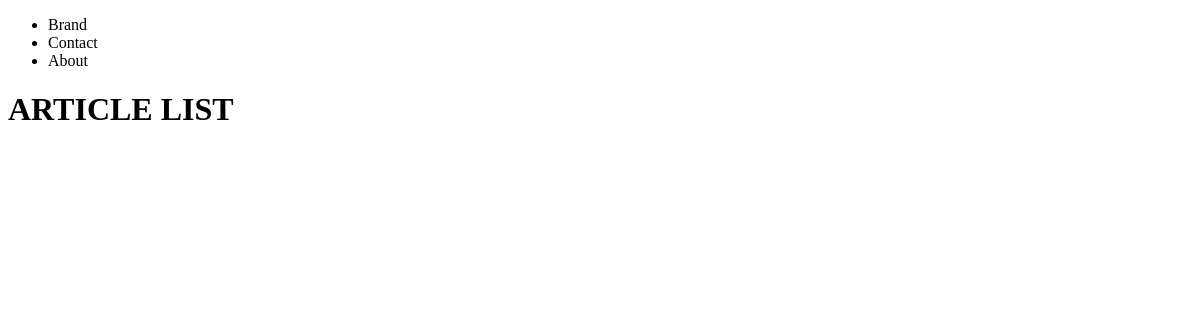
The page /blog/ on the database as committed earlier.
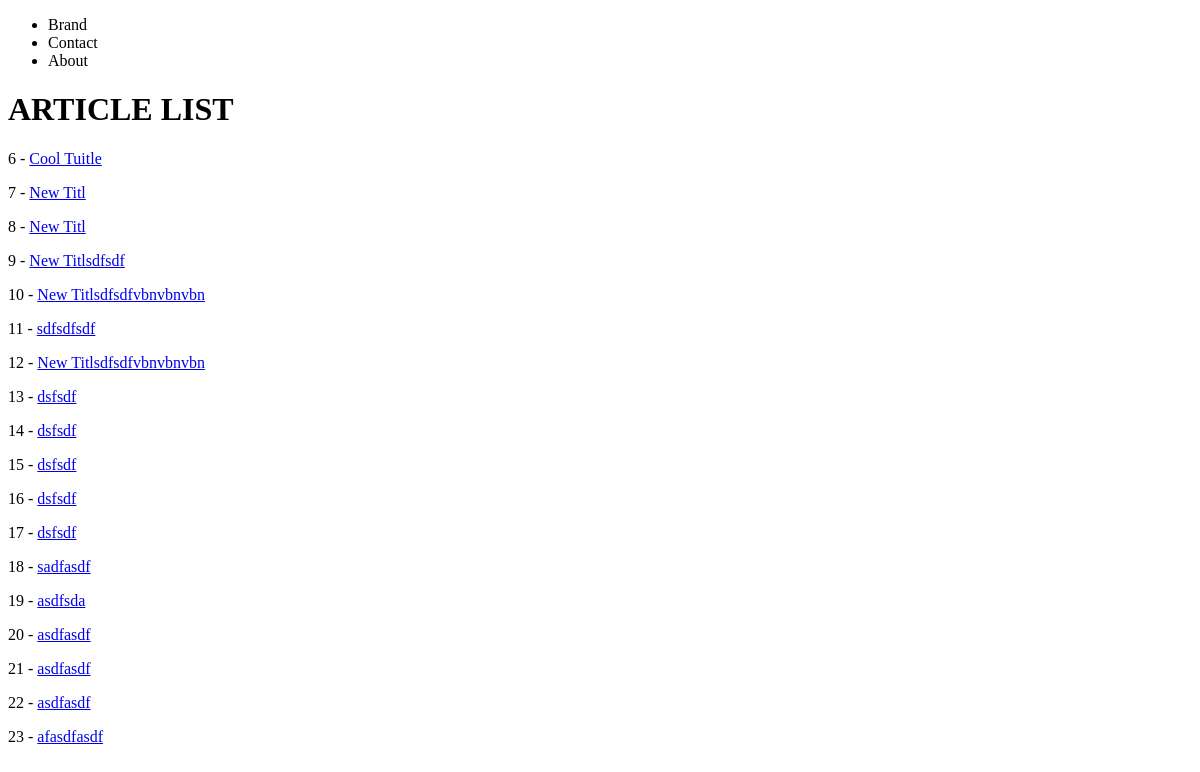
The same page on the database as committed later.
### blog/models.py (models this page shows)
class Article(models.Model):
    title       = models.CharField(max_length=120)
    content = models.TextField(blank=True, null=True)
    active    = models.BooleanField(default=False)
    def get_absolute_url(self):
        return reverse("blog:article-detail", kwargs={"pk": self.id})

### blog/views.py (the view)
# urls.py: path("", ArticleListView.as_view(), name="list-view"),
class ArticleListView(ListView):
    queryset = Article.objects.all()

### blog/templates/blog/article_list.html
{% extends 'base.html' %}
{% block content %}
    <h1>ARTICLE LIST</h1>
    {% for instance in object_list %}
        <p>{{instance.id}} - <a href="{{instance.get_absolute_url}}">{{ instance.title}}</a></p>
    {% endfor %}
{% endblock %}

Rows that differ between the two databases and show on the page:
added Article: id "6", title "Cool Tuitle"
added Article: id "7", title "New Titl"
added Article: id "8", title "New Titl"
added Article: id "9", title "New Titlsdfsdf"
added Article: id "10", title "New Titlsdfsdfvbnvbnvbn"
added Article: id "11", title "sdfsdfsdf"
added Article: id "12", title "New Titlsdfsdfvbnvbnvbn"
added Article: id "13", title "dsfsdf"
added Article: id "14", title "dsfsdf"
added Article: id "15", title "dsfsdf"
added Article: id "16", title "dsfsdf"
added Article: id "17", title "dsfsdf"
added Article: id "18", title "sadfasdf"
added Article: id "19", title "asdfsda"
added Article: id "20", title "asdfasdf"
added Article: id "21", title "asdfasdf"
added Article: id "22", title "asdfasdf"
added Article: id "23", title "afasdfasdf"
